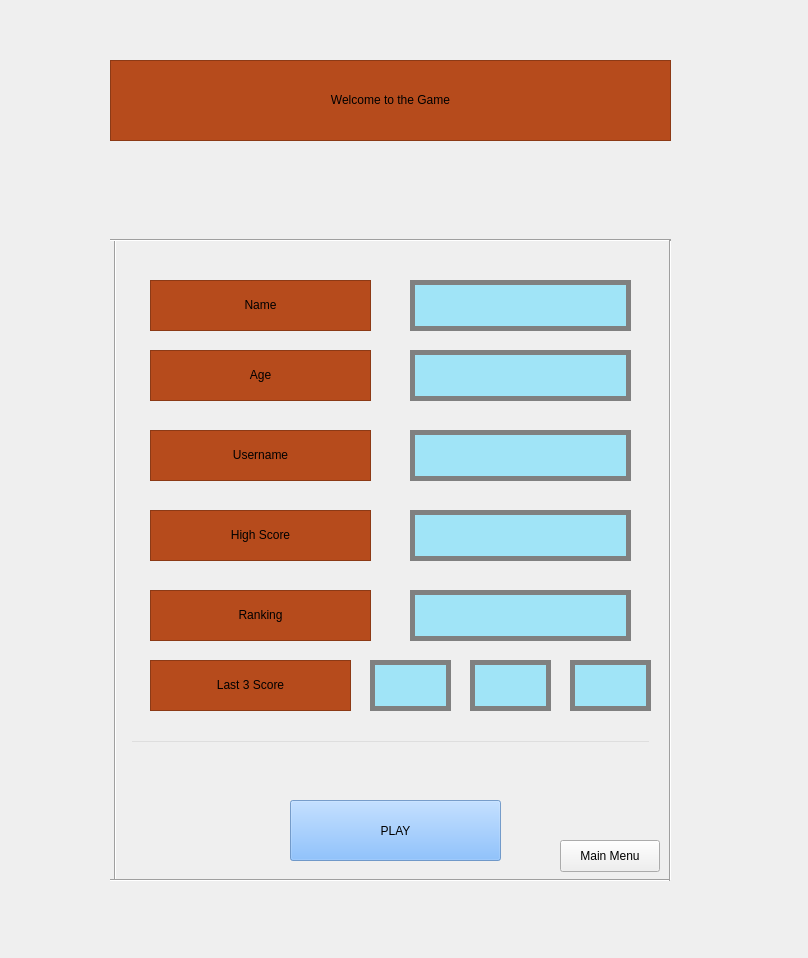
<?xml version="1.0" encoding="UTF-8"?>
<ui version="4.0">
 <class>WelcomeWindow</class>
 <widget class="QWidget" name="WelcomeWindow">
  <property name="geometry">
   <rect>
    <x>0</x>
    <y>0</y>
    <width>808</width>
    <height>958</height>
   </rect>
  </property>
  <property name="windowTitle">
   <string>Form</string>
  </property>
  <widget class="QPushButton" name="mainMenuBtn">
   <property name="geometry">
    <rect>
     <x>560</x>
     <y>840</y>
     <width>100</width>
     <height>32</height>
    </rect>
   </property>
   <property name="text">
    <string>Main Menu</string>
   </property>
  </widget>
  <widget class="QLineEdit" name="nameTxt">
   <property name="geometry">
    <rect>
     <x>410</x>
     <y>280</y>
     <width>221</width>
     <height>51</height>
    </rect>
   </property>
   <property name="styleSheet">
    <string notr="true">background-color: rgba(82, 217, 255, 128);
border: 5px solid grey;</string>
   </property>
  </widget>
  <widget class="QLineEdit" name="hbdMsg">
   <property name="geometry">
    <rect>
     <x>130</x>
     <y>740</y>
     <width>521</width>
     <height>41</height>
    </rect>
   </property>
   <property name="styleSheet">
    <string notr="true">background-color: rgba(255, 255, 255, 0);
color: red;</string>
   </property>
   <property name="readOnly">
    <bool>true</bool>
   </property>
  </widget>
  <widget class="QLabel" name="label_4">
   <property name="geometry">
    <rect>
     <x>150</x>
     <y>430</y>
     <width>221</width>
     <height>51</height>
    </rect>
   </property>
   <property name="styleSheet">
    <string notr="true">font: 35pt &quot;Academy Engraved LET&quot;;
background-color: rgb(182, 75, 28);</string>
   </property>
   <property name="frameShape">
    <enum>QFrame::StyledPanel</enum>
   </property>
   <property name="lineWidth">
    <number>10</number>
   </property>
   <property name="text">
    <string>Username</string>
   </property>
   <property name="textFormat">
    <enum>Qt::RichText</enum>
   </property>
   <property name="scaledContents">
    <bool>false</bool>
   </property>
   <property name="alignment">
    <set>Qt::AlignCenter</set>
   </property>
   <property name="margin">
    <number>10</number>
   </property>
   <property name="indent">
    <number>5</number>
   </property>
  </widget>
  <widget class="Line" name="line">
   <property name="geometry">
    <rect>
     <x>100</x>
     <y>240</y>
     <width>31</width>
     <height>641</height>
    </rect>
   </property>
   <property name="orientation">
    <enum>Qt::Vertical</enum>
   </property>
  </widget>
  <widget class="Line" name="line_4">
   <property name="geometry">
    <rect>
     <x>110</x>
     <y>870</y>
     <width>561</width>
     <height>20</height>
    </rect>
   </property>
   <property name="orientation">
    <enum>Qt::Horizontal</enum>
   </property>
  </widget>
  <widget class="QPushButton" name="playBtn">
   <property name="geometry">
    <rect>
     <x>290</x>
     <y>800</y>
     <width>211</width>
     <height>61</height>
    </rect>
   </property>
   <property name="cursor">
    <cursorShape>PointingHandCursor</cursorShape>
   </property>
   <property name="focusPolicy">
    <enum>Qt::StrongFocus</enum>
   </property>
   <property name="autoFillBackground">
    <bool>false</bool>
   </property>
   <property name="styleSheet">
    <string notr="true">font: 35pt &quot;Academy Engraved LET&quot;;
background-color: rgba(107, 176, 255, 179);</string>
   </property>
   <property name="text">
    <string>PLAY</string>
   </property>
  </widget>
  <widget class="QLineEdit" name="usernameTxt">
   <property name="geometry">
    <rect>
     <x>410</x>
     <y>430</y>
     <width>221</width>
     <height>51</height>
    </rect>
   </property>
   <property name="styleSheet">
    <string notr="true">background-color: rgba(82, 217, 255, 128);
border: 5px solid grey;</string>
   </property>
  </widget>
  <widget class="QLabel" name="label_2">
   <property name="geometry">
    <rect>
     <x>150</x>
     <y>280</y>
     <width>221</width>
     <height>51</height>
    </rect>
   </property>
   <property name="styleSheet">
    <string notr="true">font: 35pt &quot;Academy Engraved LET&quot;;
background-color: rgb(182, 75, 28);</string>
   </property>
   <property name="frameShape">
    <enum>QFrame::StyledPanel</enum>
   </property>
   <property name="lineWidth">
    <number>10</number>
   </property>
   <property name="text">
    <string>Name</string>
   </property>
   <property name="textFormat">
    <enum>Qt::RichText</enum>
   </property>
   <property name="scaledContents">
    <bool>false</bool>
   </property>
   <property name="alignment">
    <set>Qt::AlignCenter</set>
   </property>
   <property name="margin">
    <number>10</number>
   </property>
   <property name="indent">
    <number>5</number>
   </property>
  </widget>
  <widget class="QLabel" name="label_3">
   <property name="geometry">
    <rect>
     <x>150</x>
     <y>350</y>
     <width>221</width>
     <height>51</height>
    </rect>
   </property>
   <property name="styleSheet">
    <string notr="true">font: 35pt &quot;Academy Engraved LET&quot;;
background-color: rgb(182, 75, 28);</string>
   </property>
   <property name="frameShape">
    <enum>QFrame::StyledPanel</enum>
   </property>
   <property name="lineWidth">
    <number>10</number>
   </property>
   <property name="text">
    <string>Age</string>
   </property>
   <property name="textFormat">
    <enum>Qt::RichText</enum>
   </property>
   <property name="scaledContents">
    <bool>false</bool>
   </property>
   <property name="alignment">
    <set>Qt::AlignCenter</set>
   </property>
   <property name="margin">
    <number>10</number>
   </property>
   <property name="indent">
    <number>5</number>
   </property>
  </widget>
  <widget class="Line" name="line_3">
   <property name="geometry">
    <rect>
     <x>110</x>
     <y>230</y>
     <width>561</width>
     <height>20</height>
    </rect>
   </property>
   <property name="orientation">
    <enum>Qt::Horizontal</enum>
   </property>
  </widget>
  <widget class="QLabel" name="label">
   <property name="geometry">
    <rect>
     <x>110</x>
     <y>60</y>
     <width>561</width>
     <height>81</height>
    </rect>
   </property>
   <property name="styleSheet">
    <string notr="true">font: 35pt &quot;Academy Engraved LET&quot;;
background-color: rgb(182, 75, 28);</string>
   </property>
   <property name="frameShape">
    <enum>QFrame::StyledPanel</enum>
   </property>
   <property name="lineWidth">
    <number>10</number>
   </property>
   <property name="text">
    <string>Welcome to the Game</string>
   </property>
   <property name="textFormat">
    <enum>Qt::RichText</enum>
   </property>
   <property name="scaledContents">
    <bool>false</bool>
   </property>
   <property name="alignment">
    <set>Qt::AlignCenter</set>
   </property>
   <property name="margin">
    <number>10</number>
   </property>
   <property name="indent">
    <number>5</number>
   </property>
  </widget>
  <widget class="Line" name="line_2">
   <property name="geometry">
    <rect>
     <x>660</x>
     <y>240</y>
     <width>20</width>
     <height>641</height>
    </rect>
   </property>
   <property name="orientation">
    <enum>Qt::Vertical</enum>
   </property>
  </widget>
  <widget class="QLineEdit" name="ageTxt">
   <property name="geometry">
    <rect>
     <x>410</x>
     <y>350</y>
     <width>221</width>
     <height>51</height>
    </rect>
   </property>
   <property name="styleSheet">
    <string notr="true">background-color: rgba(82, 217, 255, 128);
border: 5px solid grey;</string>
   </property>
  </widget>
  <widget class="QLabel" name="label_5">
   <property name="geometry">
    <rect>
     <x>150</x>
     <y>510</y>
     <width>221</width>
     <height>51</height>
    </rect>
   </property>
   <property name="styleSheet">
    <string notr="true">font: 35pt &quot;Academy Engraved LET&quot;;
background-color: rgb(182, 75, 28);</string>
   </property>
   <property name="frameShape">
    <enum>QFrame::StyledPanel</enum>
   </property>
   <property name="lineWidth">
    <number>10</number>
   </property>
   <property name="text">
    <string>High Score</string>
   </property>
   <property name="textFormat">
    <enum>Qt::RichText</enum>
   </property>
   <property name="scaledContents">
    <bool>false</bool>
   </property>
   <property name="alignment">
    <set>Qt::AlignCenter</set>
   </property>
   <property name="margin">
    <number>10</number>
   </property>
   <property name="indent">
    <number>5</number>
   </property>
  </widget>
  <widget class="QLineEdit" name="highScoreTxt">
   <property name="geometry">
    <rect>
     <x>410</x>
     <y>510</y>
     <width>221</width>
     <height>51</height>
    </rect>
   </property>
   <property name="styleSheet">
    <string notr="true">background-color: rgba(82, 217, 255, 128);
border: 5px solid grey;</string>
   </property>
  </widget>
  <widget class="QLabel" name="label_6">
   <property name="geometry">
    <rect>
     <x>150</x>
     <y>660</y>
     <width>201</width>
     <height>51</height>
    </rect>
   </property>
   <property name="styleSheet">
    <string notr="true">font: 35pt &quot;Academy Engraved LET&quot;;
background-color: rgb(182, 75, 28);</string>
   </property>
   <property name="frameShape">
    <enum>QFrame::StyledPanel</enum>
   </property>
   <property name="lineWidth">
    <number>10</number>
   </property>
   <property name="text">
    <string>Last 3 Score</string>
   </property>
   <property name="textFormat">
    <enum>Qt::RichText</enum>
   </property>
   <property name="scaledContents">
    <bool>false</bool>
   </property>
   <property name="alignment">
    <set>Qt::AlignCenter</set>
   </property>
   <property name="margin">
    <number>10</number>
   </property>
   <property name="indent">
    <number>5</number>
   </property>
  </widget>
  <widget class="QLineEdit" name="score1txt">
   <property name="geometry">
    <rect>
     <x>370</x>
     <y>660</y>
     <width>81</width>
     <height>51</height>
    </rect>
   </property>
   <property name="styleSheet">
    <string notr="true">background-color: rgba(82, 217, 255, 128);
border: 5px solid grey;</string>
   </property>
  </widget>
  <widget class="QLineEdit" name="score2txt">
   <property name="geometry">
    <rect>
     <x>470</x>
     <y>660</y>
     <width>81</width>
     <height>51</height>
    </rect>
   </property>
   <property name="styleSheet">
    <string notr="true">background-color: rgba(82, 217, 255, 128);
border: 5px solid grey;</string>
   </property>
  </widget>
  <widget class="QLineEdit" name="score3txt">
   <property name="geometry">
    <rect>
     <x>570</x>
     <y>660</y>
     <width>81</width>
     <height>51</height>
    </rect>
   </property>
   <property name="styleSheet">
    <string notr="true">background-color: rgba(82, 217, 255, 128);
border: 5px solid grey;</string>
   </property>
  </widget>
  <widget class="QLabel" name="label_7">
   <property name="geometry">
    <rect>
     <x>150</x>
     <y>590</y>
     <width>221</width>
     <height>51</height>
    </rect>
   </property>
   <property name="styleSheet">
    <string notr="true">font: 35pt &quot;Academy Engraved LET&quot;;
background-color: rgb(182, 75, 28);</string>
   </property>
   <property name="frameShape">
    <enum>QFrame::StyledPanel</enum>
   </property>
   <property name="lineWidth">
    <number>10</number>
   </property>
   <property name="text">
    <string>Ranking</string>
   </property>
   <property name="textFormat">
    <enum>Qt::RichText</enum>
   </property>
   <property name="scaledContents">
    <bool>false</bool>
   </property>
   <property name="alignment">
    <set>Qt::AlignCenter</set>
   </property>
   <property name="margin">
    <number>10</number>
   </property>
   <property name="indent">
    <number>5</number>
   </property>
  </widget>
  <widget class="QLineEdit" name="rankingTxt">
   <property name="geometry">
    <rect>
     <x>410</x>
     <y>590</y>
     <width>221</width>
     <height>51</height>
    </rect>
   </property>
   <property name="styleSheet">
    <string notr="true">background-color: rgba(82, 217, 255, 128);
border: 5px solid grey;</string>
   </property>
  </widget>
 </widget>
 <resources/>
 <connections/>
</ui>
